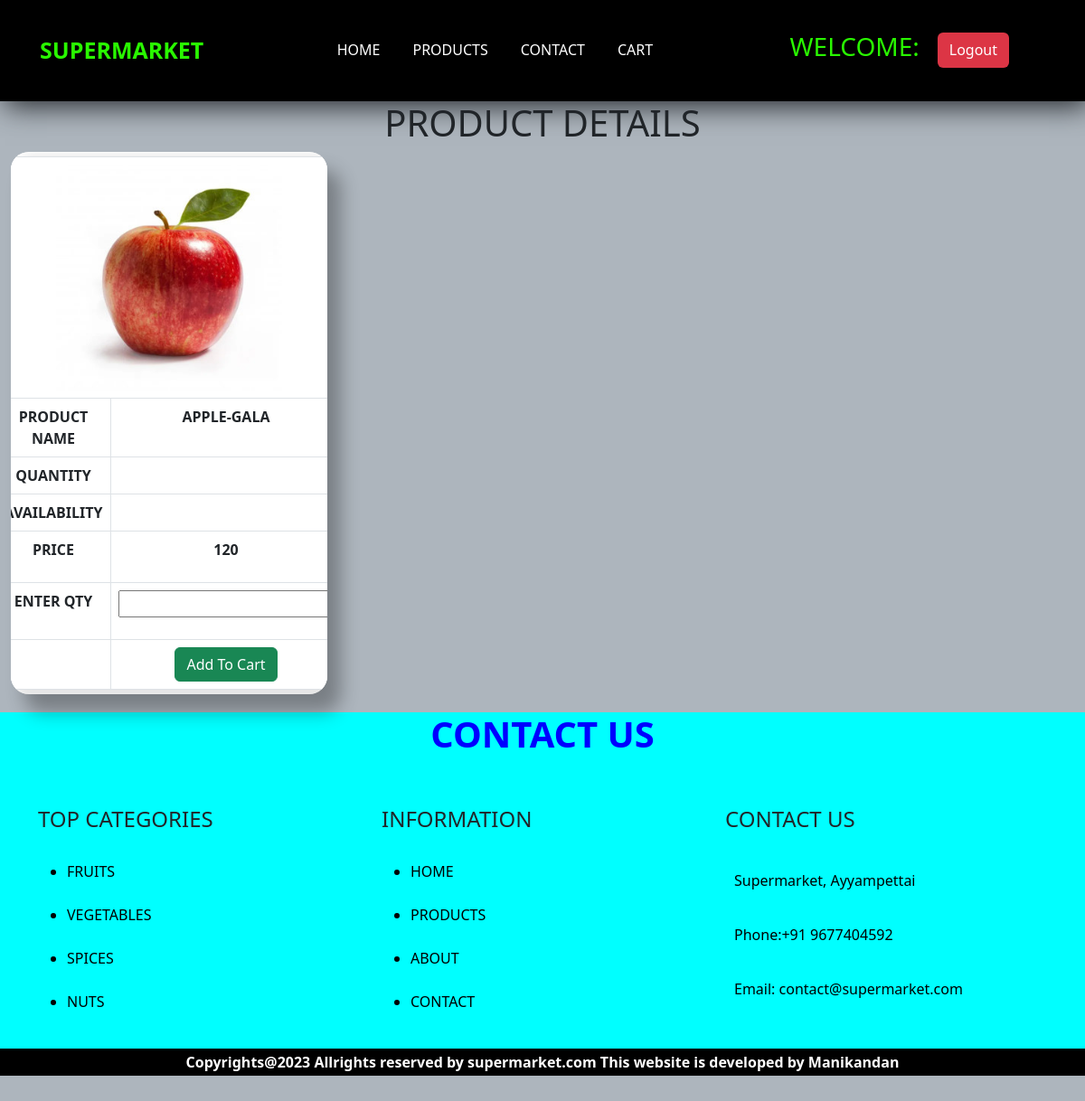
Page /view.php?id=1 on the committed database.
### tables this page shows
CREATE TABLE `products` (
  `id` int(100) NOT NULL,
  `name` varchar(255) NOT NULL,
  `price` varchar(255) NOT NULL,
  `pic` varchar(255) NOT NULL
);

### view.php (the view, shortened to what this page needs)
<!DOCTYPE html>
<html lang="en">
<head>
    <link rel="stylesheet" href="products.css">
    <link href="https://cdn.jsdelivr.net/npm/bootstrap@5.3.0/dist/css/bootstrap.min.css" rel="stylesheet">
</head>
<body>
<nav class="navbar navbar-expand-lg navbar-dark bg-body-tertiary" id="navbar" style="position:sticky !important;">
  <div class="container-fluid">
    <a class="navbar-brand" href="#">SUPERMARKET</a>
    <div class="collapse navbar-collapse" id="Content">
      <ul class="navbar-nav mx-auto">
        <li class="nav-item">
          <a class="nav-link "  href="index.php">HOME</a>
        </li>
        <li class="nav-item">
          <a class="nav-link "  href="product.php">PRODUCTS</a>
        </li>
		<li class="nav-item">
          <a class="nav-link "   href="#contact">CONTACT</a>
        </li>
        <li class="nav-item">
          <a class="nav-link "   href="viewcart.php">CART</a>
        </li>
        </ul>
<h3>WELCOME:<?php echo $_SESSION['username']?></h3>
<form>
<label>
<a href="logout.php" style="float:right;" class="btn btn-danger">Logout<a></label>
</form>
	</div>
  </div>
</nav>
<?php
include"db.php";
?>
<div class="container-fluid">
<div class="row">
<h1><center>PRODUCT DETAILS</center></h1>
<div class="col-md-4">
<?php
if(isset($_GET['id']))
{
	$sql="SELECT * FROM products where id={$_GET["id"]}";
	$res=$db->query($sql);
	if($res->num_rows>0)
	{
		$row=$res->fetch_assoc();
		echo"<div class='text-center' style='justify-content:center;align-items:center;' >
		<div class='card' style='width:350px;height:600px;'>
		<form action='{$_SERVER["REQUEST_URI"]}' method='post'>
		<table class='table table-bordered  border='2px solid !important' >
		<tr>
		<td colspan='2'><img src='images/{$row['pic']}' style='width:250px;height:250px;'></td>
		</tr>
		<p><tr><td><b>PRODUCT NAME</b></td><td><strong>{$row['name']}</strong></p></td><tr>
		<p><tr><td><strong>QUANTITY</strong></td><td><strong>{$row['qty']}</strong></p></td><tr>
		<p><tr><td><strong>AVAILABILITY</strong></td><td><strong>{$row['avl']}</strong></p></td><tr>
		<p><tr><td><strong>PRICE</strong></td><td><strong>{$row['price']}</strong></p></td><tr>
		<p><tr><td><strong>ENTER QTY</strong></td><td><strong>
		<input type='text' name='qty' required>
		<input type='hidden' name='name' value='{$row['name']}'>
		<input type='hidden' name='price' value='{$row['price']}'>
		</strong></p></td><tr>
		<tr><td></td><td><strong><input type='submit' name='addCart' class='btn btn-success' value='Add To Cart' required></strong></td></tr>
		</table>
		</form>
		</div>
		</div>
		";
	}
	else
{
	header('location:index.php');
	exit();
}
}
else
{
	header('location:index.php');
	exit();
}
?>
</div>
</div>
</div>
<div id="contact">
<div class="container">
<h1 class="text-center" id="head">CONTACT US</h1><br><br>
<div class="row">
    <div class="col-md-4">
		<h4>TOP CATEGORIES</h4>
		<ul>
		<a href="product.php"><li>FRUITS</li></a>
		<a href="product.php"><li>VEGETABLES</li></a>
		<a href="product.php"><li>SPICES</li></a>
		<a href="product.php"><li>NUTS</li></a>
</ul>
</div>
    <div class="col-md-4">
		<h4>INFORMATION</h4>
		<ul>
		<a href="index.php"><li>HOME</li></a>
		<a href="product.php"><li>PRODUCTS</li></a>
		<a href="index.php"><li>ABOUT</li></a>
		<a href="#contact"><li>CONTACT</li></a>
</ul>
</div>
    <div class="col-md-4">
	<h4>CONTACT US</h4>
	<br>
      <p><span class="glyphicon glyphicon-map-marker"></span>Supermarket, Ayyampettai</p>
      <p><span class="glyphicon glyphicon-phone"></span>Phone:+91 9677404592</p>
      <p><span class="glyphicon glyphicon-envelope"></span>Email: contact@supermarket.com</p>
    </div>
</div>
</div>
</div>
<footer>
<b>
Copyrights@2023 Allrights reserved by supermarket.com This website is developed by Manikandan
</b>
</footer>
</body>
</html>

### products.css (style rules this page uses)
body { background:#adb5bd !important; }
#navbar { top:0; left:0; padding: 2rem 2rem; box-shadow: 5px 5px 30px; background:black !important; align-items:center; }
.navbar .navbar-brand { font-size:25px; font-weight:700; color:#29f700; }
#Content a { color:#fff; border-bottom:2px solid transparent; margin-right:20px; }
img { width:200px; height: 200px; }
.card { width: 250px; height: 300px; background-color: #e5e5e5 !important; border: none !important; box-shadow: 15px 20px 20px rgba(0,0,0,.3), inset 4px 4px 10px white; border-radius: 20px !important; overflow: hidden; justify-content: center; align-items: center; margin-bottom:5px; padding:5px; }
#contact { background-color:aqua; }
#contact h1 { margin-top:15px; font-size:40px; font-weight:800; color:blue; }
#contact ul a { text-decoration:none; color:black; padding:1px; }
#contact p { color:black; padding:10px; }
footer { width:100%; height:30px; background-color:black; margin-bottom:50px; text-align:center; color:white; padding:3px; }

### view.php (style rules this page uses)
h3 { justify-content:center; color:#29f700; }

### rows in the picture
products: pic (picture), name "APPLE-GALA", price "120"
